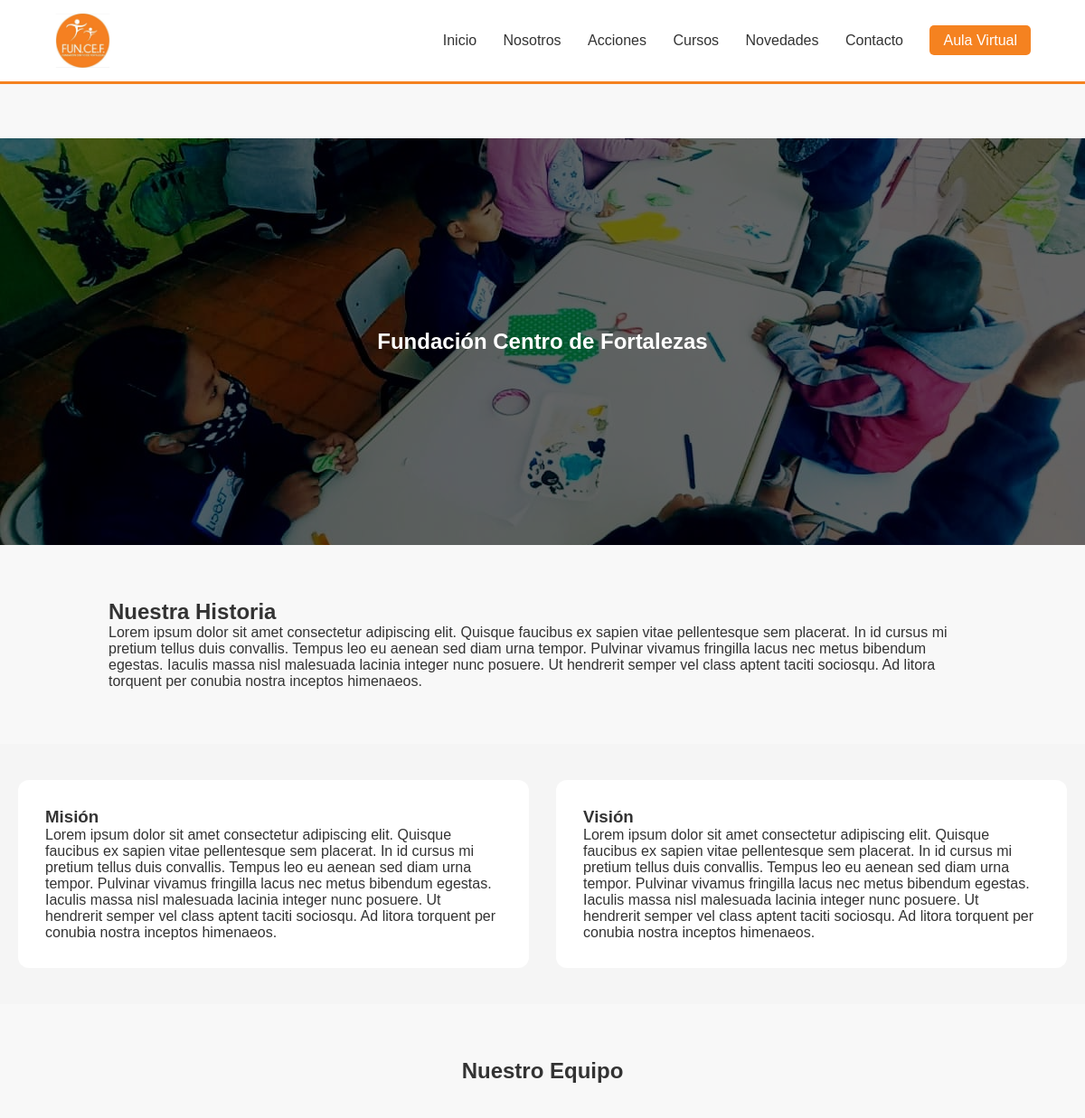
The page /nosotros/ (upper part) on the database as committed earlier.
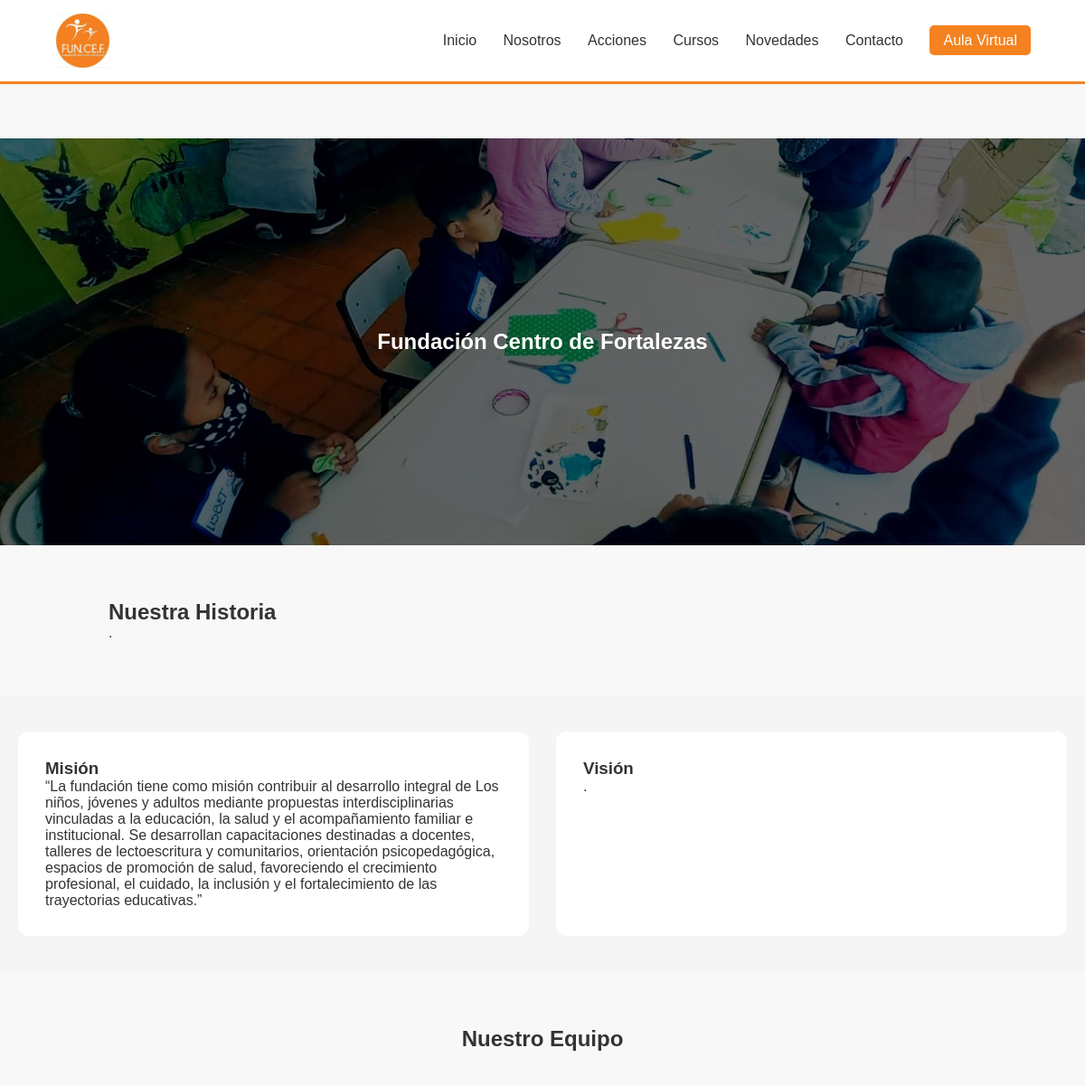
The same page on the database as committed later.
### web/models.py (models this page shows, shortened)
class Nosotros(models.Model):
    titulo = models.CharField(max_length=200)
    historia = models.TextField()
    mision = models.TextField()
    vision = models.TextField()
    imagen = models.ImageField(upload_to='nosotros/', blank=True, null=True)

### web/views.py (the view)
# urls.py: path('nosotros/', views.nosotros, name='nosotros'),
def nosotros(request):
    nosotros = Nosotros.objects.first()
    equipo = MiembroEquipo.objects.all()
    imagenes = NosotrosImagen.objects.filter(activa=True)
    return render(request, 'web/nosotros.html', {
        'nosotros': nosotros,
        'equipo': equipo,
        'imagenes': imagenes
    })

### web/templates/web/nosotros.html (shortened to what this page needs)
{% extends "web/base.html" %}
{% load static %}
{% block content %}
<section class="hero-nosotros">
    <div class="carrusel">
        {% for img in imagenes %}
            <div class="slide {% if forloop.first %}activo{% endif %}">
            </div>
        {% endfor %}
        <div class="overlay">
            <h1>{{ nosotros.titulo }}</h1>
        </div>
    </div>
</section>
<section class="contenedor">
    <h2>Nuestra Historia</h2>
    <p>{{ nosotros.historia }}</p>
</section>
<section class="mision-vision">
    <div class="card">
        <h3>Misión</h3>
        <p>{{ nosotros.mision }}</p>
    </div>
    <div class="card">
        <h3>Visión</h3>
        <p>{{ nosotros.vision }}</p>
    </div>
</section>
<section class="equipo">
    <h2>Nuestro Equipo</h2>
</section>
{% endblock %}

Rows that differ between the two databases and show on the page:
changed Nosotros "Fundación Centro de Fortalezas": historia "Lorem ipsum dolor sit amet consectetur adipiscing elit. Quisque faucibus ex sapien vitae pellentesque sem placerat. In id cursus mi pretium tellus duis convallis. Tempus leo eu aenean sed diam urna tempor. Pulvinar vivamus fringilla lacus nec metus bibendum egestas. Iaculis massa nisl malesuada lacinia integer nunc posuere. Ut hendrerit semper vel class aptent taciti sociosqu. Ad litora torquent per conubia nostra inceptos himenaeos." → "."; mision "Lorem ipsum dolor sit amet consectetur adipiscing elit. Quisque faucibus ex sapien vitae pellentesque sem placerat. In id cursus mi pretium tellus duis convallis. Tempus leo eu aenean sed diam urna tempor. Pulvinar vivamus fringilla lacus nec metus bibendum egestas. Iaculis massa nisl malesuada lacinia integer nunc posuere. Ut hendrerit semper vel class aptent taciti sociosqu. Ad litora torquent per conubia nostra inceptos himenaeos." → "“La fundación tiene como misión contribuir al desarrollo integral de Los niños, jóvenes y adultos mediante propuestas interdisciplinarias vinculadas a la educación, la salud y el acompañamiento familiar e institucional. Se desarrollan capacitaciones destinadas a docentes, talleres de lectoescritura y comunitarios, orientación psicopedagógica, espacios de promoción de salud, favoreciendo el crecimiento profesional, el cuidado, la inclusión y el fortalecimiento de las trayectorias educativas.”"; vision "Lorem ipsum dolor sit amet consectetur adipiscing elit. Quisque faucibus ex sapien vitae pellentesque sem placerat. In id cursus mi pretium tellus duis convallis. Tempus leo eu aenean sed diam urna tempor. Pulvinar vivamus fringilla lacus nec metus bibendum egestas. Iaculis massa nisl malesuada lacinia integer nunc posuere. Ut hendrerit semper vel class aptent taciti sociosqu. Ad litora torquent per conubia nostra inceptos himenaeos." → "."
